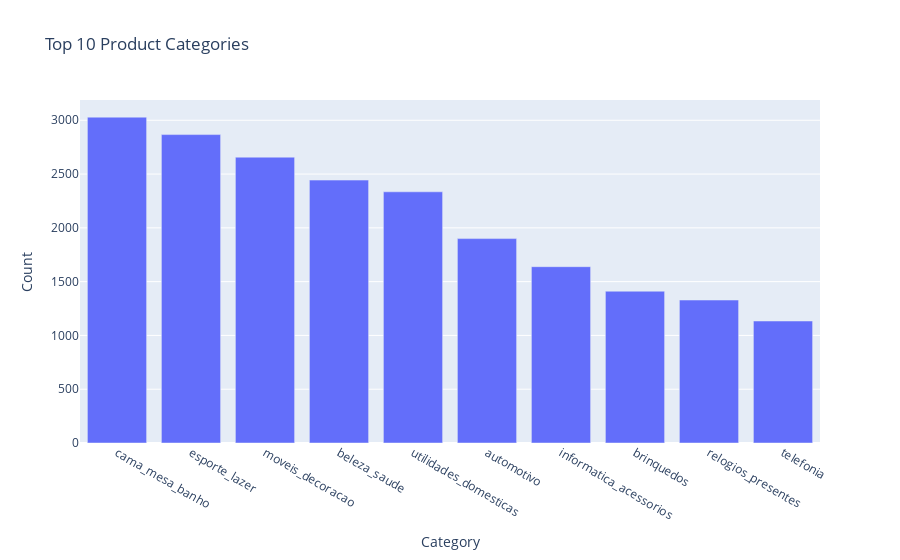

The notebook cell this image was saved under:
### Code cell
# Top 10 product categories:
top_cats = df_products['product_category_name'].value_counts().nlargest(10).reset_index()
top_cats.columns = ['product_category_name', 'count']

# Plot:
fig = px.bar(
    top_cats,
    x='product_category_name',
    y='count',
    title='Top 10 Product Categories'
)
fig.update_layout(xaxis_title='Category', yaxis_title='Count')
fig.show()

### Figure 1 — Plotly figure (JSON) as saved in the notebook; plotly's stock layout.template omitted (floating-point values rounded to 4 significant figures)
{"data": [{"alignmentgroup": "True", "hovertemplate": "product_category_name=%{x}<br>count=%{y}<extra></extra>", "legendgroup": "", "marker": {"color": "#636efa", "pattern": {"shape": ""}}, "name": "", "offsetgroup": "", "orientation": "v", "showlegend": false, "textposition": "auto", "type": "bar", "x": ["cama_mesa_banho", "esporte_lazer", "moveis_decoracao", "beleza_saude", "utilidades_domesticas", "automotivo", "informatica_acessorios", "brinquedos", "relogios_presentes", "telefonia"], "xaxis": "x", "y": [3029, 2867, 2657, 2444, 2335, 1900, 1639, 1411, 1329, 1134], "yaxis": "y"}], "layout": {"barmode": "relative", "legend": {"tracegroupgap": 0}, "title": {"text": "Top 10 Product Categories"}, "xaxis": {"anchor": "y", "domain": [0, 1], "title": {"text": "Category"}}, "yaxis": {"anchor": "x", "domain": [0, 1], "title": {"text": "Count"}}}}
